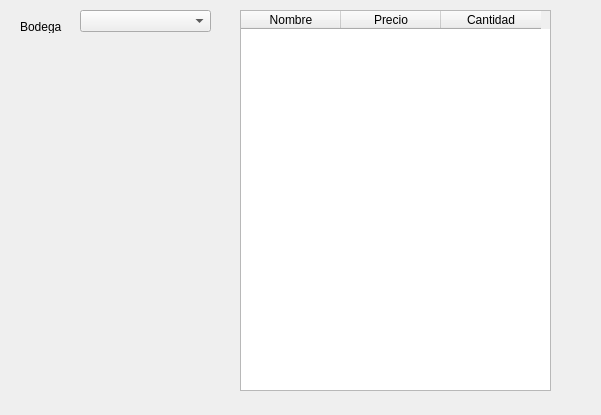
<?xml version="1.0" encoding="UTF-8"?>
<ui version="4.0">
 <class>qtWDWInventarios</class>
 <widget class="QDialog" name="qtWDWInventarios">
  <property name="geometry">
   <rect>
    <x>0</x>
    <y>0</y>
    <width>601</width>
    <height>415</height>
   </rect>
  </property>
  <property name="windowTitle">
   <string>CDP || Inventarios</string>
  </property>
  <widget class="QLabel" name="label">
   <property name="geometry">
    <rect>
     <x>20</x>
     <y>20</y>
     <width>47</width>
     <height>13</height>
    </rect>
   </property>
   <property name="text">
    <string>Bodega</string>
   </property>
  </widget>
  <widget class="QComboBox" name="comboBox">
   <property name="geometry">
    <rect>
     <x>80</x>
     <y>10</y>
     <width>131</width>
     <height>22</height>
    </rect>
   </property>
  </widget>
  <widget class="QTableWidget" name="tableWidget">
   <property name="geometry">
    <rect>
     <x>240</x>
     <y>10</y>
     <width>311</width>
     <height>381</height>
    </rect>
   </property>
   <property name="rowCount">
    <number>0</number>
   </property>
   <property name="columnCount">
    <number>3</number>
   </property>
   <column>
    <property name="text">
     <string>Nombre</string>
    </property>
   </column>
   <column>
    <property name="text">
     <string>Precio</string>
    </property>
   </column>
   <column>
    <property name="text">
     <string>Cantidad</string>
    </property>
   </column>
  </widget>
 </widget>
 <resources/>
 <connections/>
</ui>
